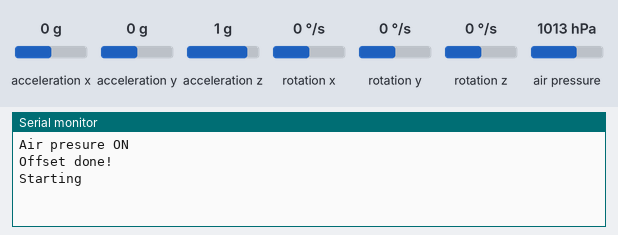
Recording of a sketch running on a simulated Arduino Uno, built with avr-gcc and run on an emulated ATmega328P. Shown: the last lines printed to the serial monitor. The inputs (shaded band) are chosen by the test bench; at power-on: acceleration x 0 g, acceleration y 0 g, acceleration z 1 g, rotation x 0 °/s, rotation y 0 °/s, rotation z 0 °/s, air pressure 1013 hPa.

Above: at 4.2 s.
4.3 s: acceleration x set to -1.4 g
At 4.4 s:
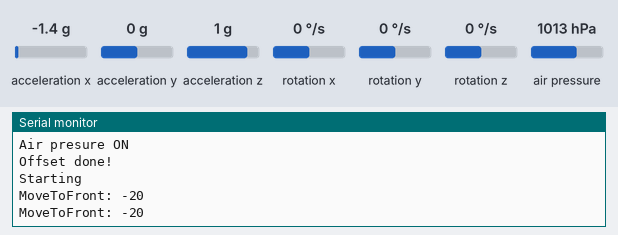
6.2 s: acceleration y set to -1.4 g
At 6.33 s:
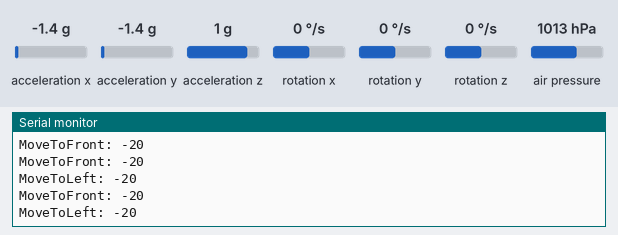
7.8 s: acceleration x set to 0.8 g
At 7.9 s:
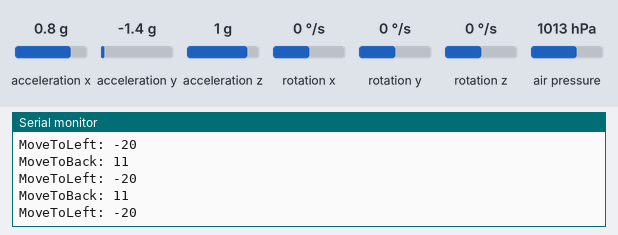
9.3 s: acceleration y set to 0.8 g
At 9.34 s:
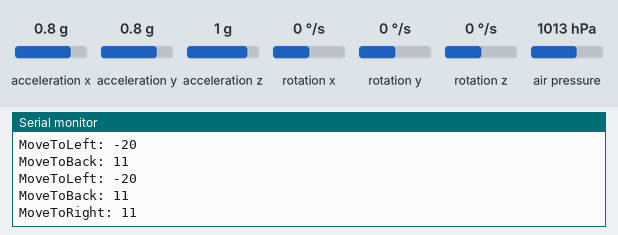
10.8 s: acceleration x set to -0.8 g
At 10.85 s:
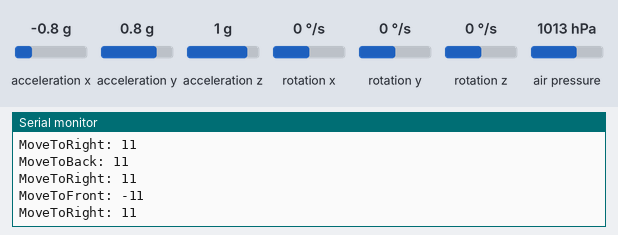
13.8 s: acceleration x set to 0.1 g
At 13.97 s:
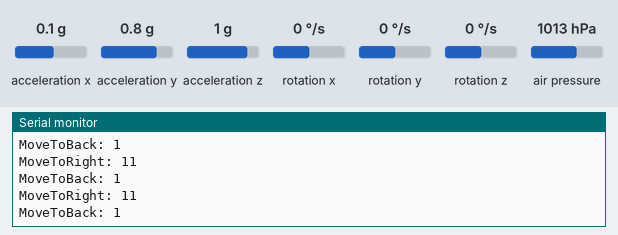

The sketch:

GyroscpoeAndAltidute_v3.ino
```cpp
#include <Wire.h>
#include <SPI.h>
#include <MPU6050_tockn.h>
#include <Adafruit_Sensor.h>
#include <Adafruit_BMP280.h>

#define BMP_SCK 13
#define BMP_MISO 12 // SDO
#define BMP_MOSI 11 // SDI
#define BMP_CS 10 //CSB

MPU6050 mpu6050(Wire);
Adafruit_BMP280 bme(BMP_CS); // hardware SPI

//long timer = 0;

void setup() {

  Serial.begin(9600);
  Wire.begin();
  mpu6050.begin();
  mpu6050.calcGyroOffsets(true);

  Serial.println("");

  if (!bme.begin()) {
    Serial.println("Could not find a valid BMP280 sensor, check wiring!");
    while (1);
  }

  Serial.print("Air presure ON");
  Serial.println("");

  ride(true);

  Serial.println("Offset done!");

  Serial.println("Starting");
}

typedef struct AxisCommandos
{
    float Offset = 0;
    float WishedValue = 0;
};

AxisCommandos RollCommandos,
              PitchCommandos,
              YawCommandos,
              VerticalCommandos,
              SideCommandos;

typedef struct AvgMessures
{
  float maxValue = 0;
  float minValue = 0;
  float accResult = 0;
  float loopValue = 0;
  float currentValue = 0;
};

void loop()
{

  ride(false);

  delay(50);
}

void showMesearues()
{

  mpu6050.update();

  int8_t bestOf = 5;

  AvgMessures RollMessures,
        PitchMessures,
        SideMessures,
        YawMessures,
        VerticalMessures;

  for (int8_t counterIndex = 0; counterIndex < bestOf; counterIndex++)
  {

    VerticalMessures.loopValue = bme.readAltitude(1022);
    RollMessures.loopValue = mpu6050.getAccY();
    PitchMessures.loopValue = mpu6050.getAccX();
    SideMessures.loopValue = mpu6050.getAccZ();
    YawMessures.loopValue = mpu6050.getAngleZ();

    if (counterIndex == 0)
      VerticalMessures.maxValue = VerticalMessures.minValue = VerticalMessures.loopValue;
    else if (VerticalMessures.loopValue > VerticalMessures.maxValue)
      VerticalMessures.maxValue = VerticalMessures.loopValue;
    else if (VerticalMessures.loopValue < VerticalMessures.minValue)
      VerticalMessures.minValue = VerticalMessures.loopValue;

     if (counterIndex == 0)
      RollMessures.maxValue = RollMessures.minValue = RollMessures.loopValue;
    else if (RollMessures.loopValue > RollMessures.maxValue)
      RollMessures.maxValue = RollMessures.loopValue;
    else if (RollMessures.loopValue < RollMessures.minValue)
      RollMessures.minValue = RollMessures.loopValue;

     if (counterIndex == 0)
      PitchMessures.maxValue = PitchMessures.minValue = PitchMessures.loopValue;
    else if (PitchMessures.loopValue > PitchMessures.maxValue)
      PitchMessures.maxValue = PitchMessures.loopValue;
    else if (PitchMessures.loopValue < PitchMessures.minValue)
      PitchMessures.minValue = PitchMessures.loopValue;

     if (counterIndex == 0)
      SideMessures.maxValue = SideMessures.minValue = SideMessures.loopValue;
    else if (SideMessures.loopValue > SideMessures.maxValue)
      SideMessures.maxValue = SideMessures.loopValue;
    else if (SideMessures.loopValue < SideMessures.minValue)
      SideMessures.minValue = SideMessures.loopValue;

     if (counterIndex == 0)
      YawMessures.maxValue = YawMessures.minValue = YawMessures.loopValue;
    else if (YawMessures.loopValue > YawMessures.maxValue)
      YawMessures.maxValue = YawMessures.loopValue;
    else if (YawMessures.loopValue < YawMessures.minValue)
      YawMessures.minValue = YawMessures.loopValue;

  }

    RollMessures.currentValue = ((int)(((RollMessures.accResult - RollMessures.maxValue - RollMessures.minValue) / (bestOf - 2)) * 100))/100.0;
    PitchMessures.currentValue = ((int)(((PitchMessures.accResult - PitchMessures.maxValue - PitchMessures.minValue) / (bestOf - 2)) * 100))/100.0;
    SideMessures.currentValue = ((int)(((SideMessures.accResult - SideMessures.maxValue - SideMessures.minValue) / (bestOf - 2)) * 100))/100.0;
    YawMessures.currentValue = ((int)(((YawMessures.accResult - YawMessures.maxValue - YawMessures.minValue) / (bestOf - 2)) * 100))/100.0;
    VerticalMessures.currentValue = ((int)(((VerticalMessures.accResult - VerticalMessures.maxValue - VerticalMessures.minValue) / (bestOf - 2)) * 100))/100.0;

    String returning = "R:" + String(RollMessures.currentValue) +
                       "P:" + String(PitchMessures.currentValue) +
                       "S:" + String(SideMessures.currentValue) +
                       "Y:" + String(YawMessures.currentValue) +
                       "A:" + String(VerticalMessures.currentValue);

    Serial.println(returning);


}

  int8_t UpOrDownSpeed = 0;

void ride(bool onlyOffset)
{
  float VerticalAcceptanceMarginal = 0.2;
  float PlanningAxisAcceptanceMarginal = 0.05;
  int8_t MotorDifferenceMarginal = 10;
  float MaxAngleOnAxis = 0.45;

  int8_t bestOf = 5;

  AvgMessures RollMessures,
        PitchMessures,
        SideMessures,
        YawMessures,
        VerticalMessures;

   mpu6050.update();

  for (int8_t counterIndex = 0; counterIndex < bestOf; counterIndex++)
  {

    VerticalMessures.loopValue = bme.readAltitude(1022);
    RollMessures.loopValue = mpu6050.getAccY();
    PitchMessures.loopValue = mpu6050.getAccX();
    SideMessures.loopValue = mpu6050.getAccZ();
    YawMessures.loopValue = mpu6050.getAngleZ();

    if (counterIndex == 0)
      VerticalMessures.maxValue = VerticalMessures.minValue = VerticalMessures.loopValue;
    else if (VerticalMessures.loopValue > VerticalMessures.maxValue)
      VerticalMessures.maxValue = VerticalMessures.loopValue;
    else if (VerticalMessures.loopValue < VerticalMessures.minValue)
      VerticalMessures.minValue = VerticalMessures.loopValue;

     if (counterIndex == 0)
      RollMessures.maxValue = RollMessures.minValue = RollMessures.loopValue;
    else if (RollMessures.loopValue > RollMessures.maxValue)
      RollMessures.maxValue = RollMessures.loopValue;
    else if (RollMessures.loopValue < RollMessures.minValue)
      RollMessures.minValue = RollMessures.loopValue;

     if (counterIndex == 0)
      PitchMessures.maxValue = PitchMessures.minValue = PitchMessures.loopValue;
    else if (PitchMessures.loopValue > PitchMessures.maxValue)
      PitchMessures.maxValue = PitchMessures.loopValue;
    else if (PitchMessures.loopValue < PitchMessures.minValue)
      PitchMessures.minValue = PitchMessures.loopValue;

     if (counterIndex == 0)
      SideMessures.maxValue = SideMessures.minValue = SideMessures.loopValue;
    else if (SideMessures.loopValue > SideMessures.maxValue)
      SideMessures.maxValue = SideMessures.loopValue;
    else if (SideMessures.loopValue < SideMessures.minValue)
      SideMessures.minValue = SideMessures.loopValue;

     if (counterIndex == 0)
      YawMessures.maxValue = YawMessures.minValue = YawMessures.loopValue;
    else if (YawMessures.loopValue > YawMessures.maxValue)
      YawMessures.maxValue = YawMessures.loopValue;
    else if (YawMessures.loopValue < YawMessures.minValue)
      YawMessures.minValue = YawMessures.loopValue;

  }

  RollMessures.currentValue = ((int)(((RollMessures.accResult - RollMessures.maxValue - RollMessures.minValue) / (bestOf - 2)) * 100))/100.0;
  PitchMessures.currentValue = ((int)(((PitchMessures.accResult - PitchMessures.maxValue - PitchMessures.minValue) / (bestOf - 2)) * 100))/100.0;
  SideMessures.currentValue = ((int)(((SideMessures.accResult - SideMessures.maxValue - SideMessures.minValue) / (bestOf - 2)) * 100))/100.0;
  YawMessures.currentValue = ((int)(((YawMessures.accResult - YawMessures.maxValue - YawMessures.minValue) / (bestOf - 2)) * 100))/100.0;
  VerticalMessures.currentValue = ((int)(((VerticalMessures.accResult - VerticalMessures.maxValue - VerticalMessures.minValue) / (bestOf - 2)) * 100))/100.0;

  if (onlyOffset)
  {
      PitchCommandos.Offset = PitchMessures.currentValue * -1;
      RollCommandos.Offset = RollMessures.currentValue * -1;
      YawCommandos.Offset = YawMessures.currentValue * -1;
      VerticalCommandos.Offset = VerticalMessures.currentValue * -1;
      SideCommandos.Offset = SideMessures.currentValue * -1;
  }
  else
  {
      PitchMessures.currentValue += PitchCommandos.Offset;
      RollMessures.currentValue += RollCommandos.Offset;
      YawMessures.currentValue += YawCommandos.Offset;
      VerticalMessures.currentValue += VerticalCommandos.Offset;
      SideMessures.currentValue += SideCommandos.Offset;

    if (PitchMessures.currentValue > (PitchCommandos.WishedValue + (PitchCommandos.WishedValue < 0) ? PlanningAxisAcceptanceMarginal * -1 : PlanningAxisAcceptanceMarginal))
      Motors_MoveToFront(((PitchCommandos.WishedValue - PitchMessures.currentValue) * MotorDifferenceMarginal) / MaxAngleOnAxis);
    else if (PitchMessures.currentValue < (PitchCommandos.WishedValue + (PitchCommandos.WishedValue < 0) ? PlanningAxisAcceptanceMarginal : PlanningAxisAcceptanceMarginal * -1))
      Motors_MoveToBack(((PitchCommandos.WishedValue - PitchMessures.currentValue) * MotorDifferenceMarginal) / MaxAngleOnAxis);

    if (RollMessures.currentValue > (RollCommandos.WishedValue + (RollCommandos.WishedValue < 0) ? PlanningAxisAcceptanceMarginal * -1 : PlanningAxisAcceptanceMarginal))
      Motors_MoveToLeft(((RollCommandos.WishedValue - RollMessures.currentValue) * MotorDifferenceMarginal) / MaxAngleOnAxis);
    else if (RollMessures.currentValue < (RollCommandos.WishedValue + (RollCommandos.WishedValue < 0) ? PlanningAxisAcceptanceMarginal: PlanningAxisAcceptanceMarginal * -1))
      Motors_MoveToRight(((RollCommandos.WishedValue - RollMessures.currentValue) * MotorDifferenceMarginal) / MaxAngleOnAxis);
  }
}


void Motors_MoveToLeft(int8_t addingSpeed)
{
  Serial.print("MoveToLeft: ");
  Serial.println(addingSpeed);
  /*
  addingSpeed /= 2;
  SpeedUpOrDown(1221, addingSpeed);
  SpeedUpOrDown(2112, -addingSpeed);
  */
}

void Motors_MoveToRight(int8_t addingSpeed)
{
  Serial.print("MoveToRight: ");
  Serial.println(addingSpeed);

  /*
  addingSpeed /= 2;
  SpeedUpOrDown(1221, -addingSpeed);
  SpeedUpOrDown(2112, addingSpeed);
  */
}

void Motors_MoveToFront(int8_t addingSpeed)
{
    Serial.print("MoveToFront: ");
  Serial.println(addingSpeed);
  /*
  addingSpeed /= 2;
  SpeedUpOrDown(1122, addingSpeed);
  SpeedUpOrDown(2211, -addingSpeed);
  */
}

void Motors_MoveToBack(int8_t addingSpeed)
{
    Serial.print("MoveToBack: ");
    Serial.println(addingSpeed);
  /*
  addingSpeed /= 2;
  SpeedUpOrDown(1122, -addingSpeed);
  SpeedUpOrDown(2211, addingSpeed);
  */
}
```

Measured:
- after the input at 4.3 s, the serial monitor: prints a new line at once (image 1)
- after the input at 6.2 s, the serial monitor: prints a new line after 0.07 s (image 2)
- after the input at 7.8 s, the serial monitor: prints a new line at once (image 3)
- after the input at 9.3 s, the serial monitor: prints a new line at once (image 4)
- after the input at 10.8 s, the serial monitor: prints a new line at once (image 5)
- after the input at 13.8 s, the serial monitor: prints a new line at once (image 6)
